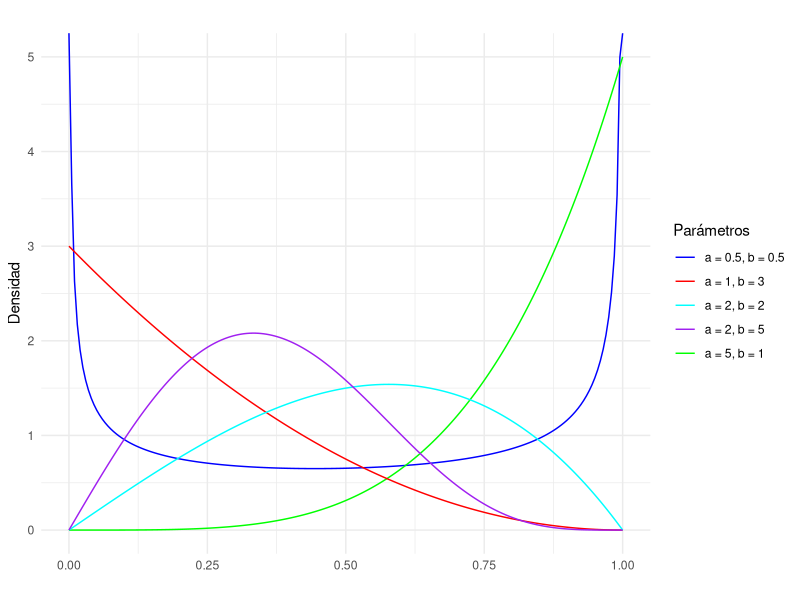
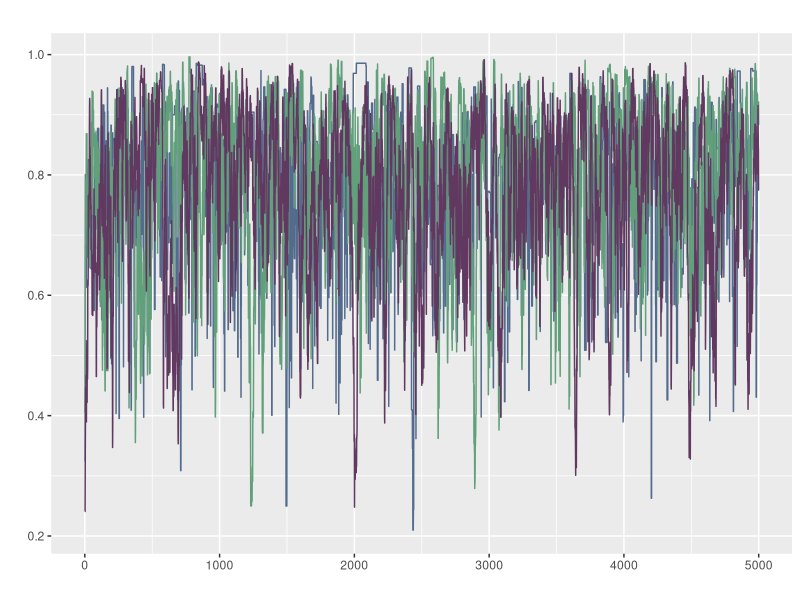
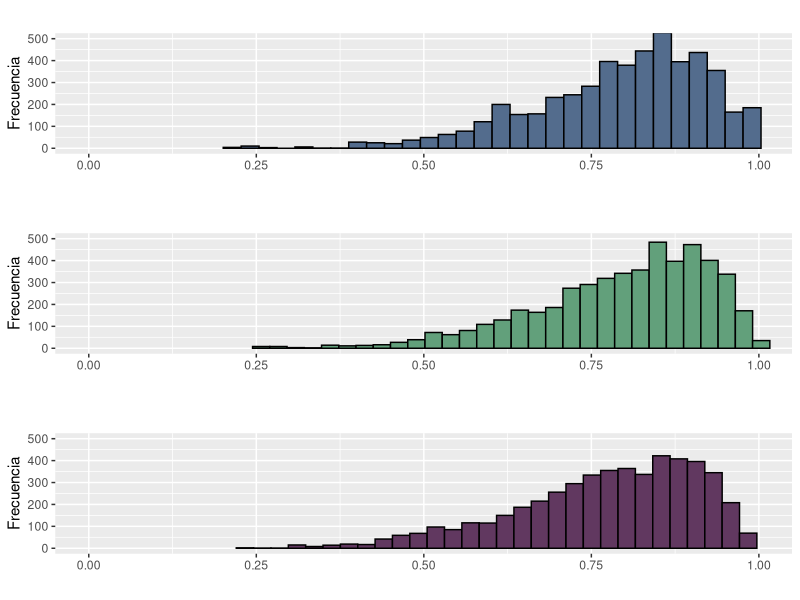
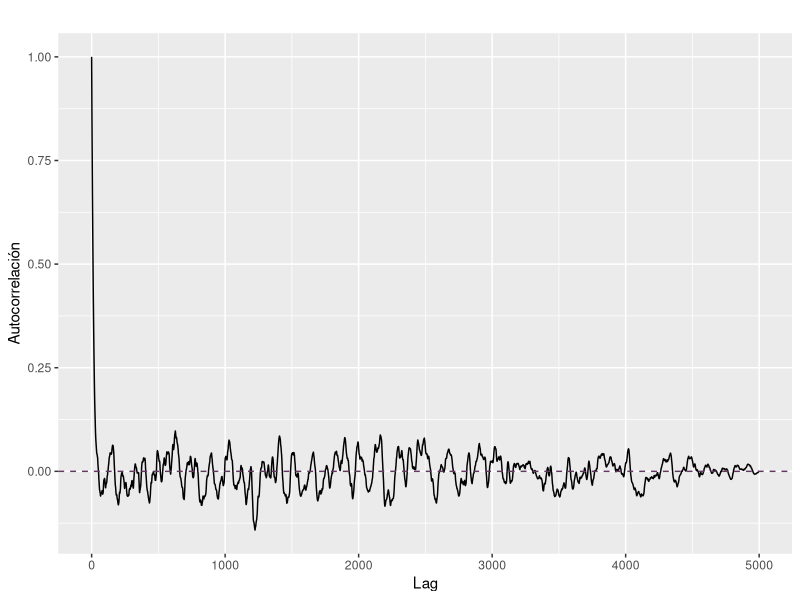
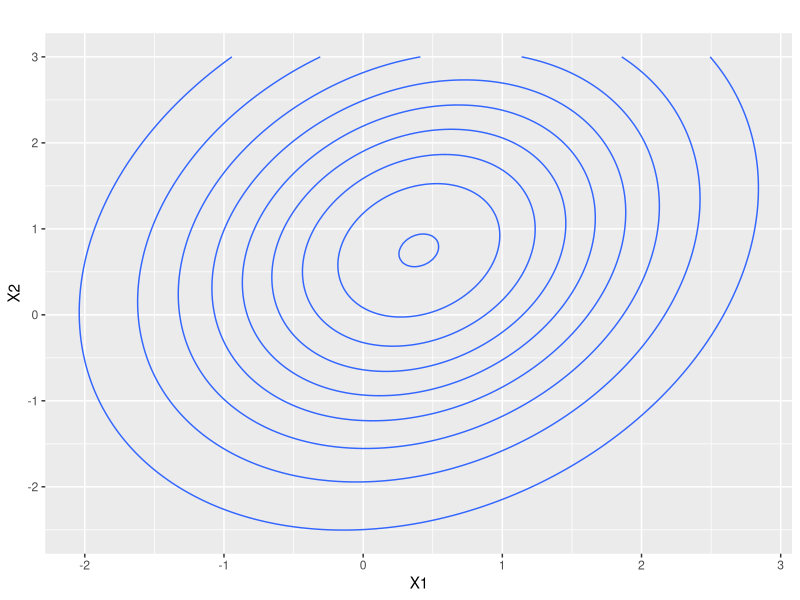
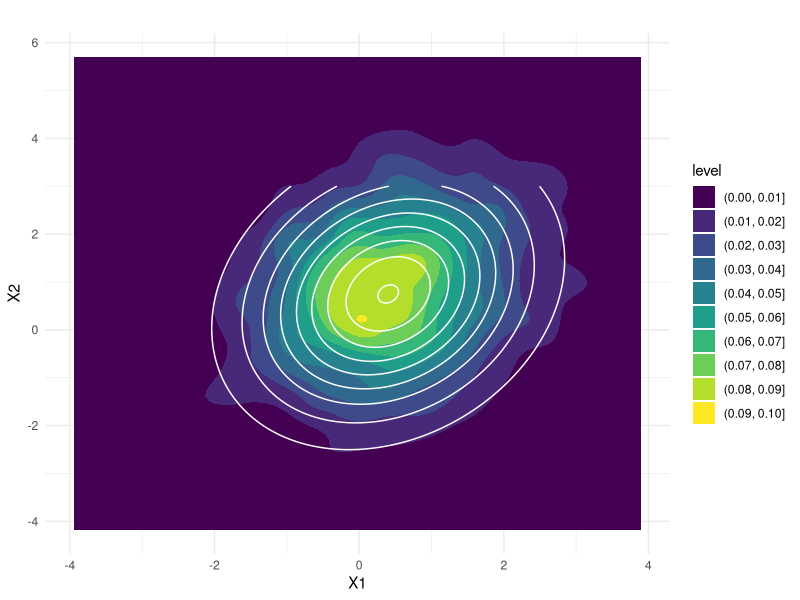
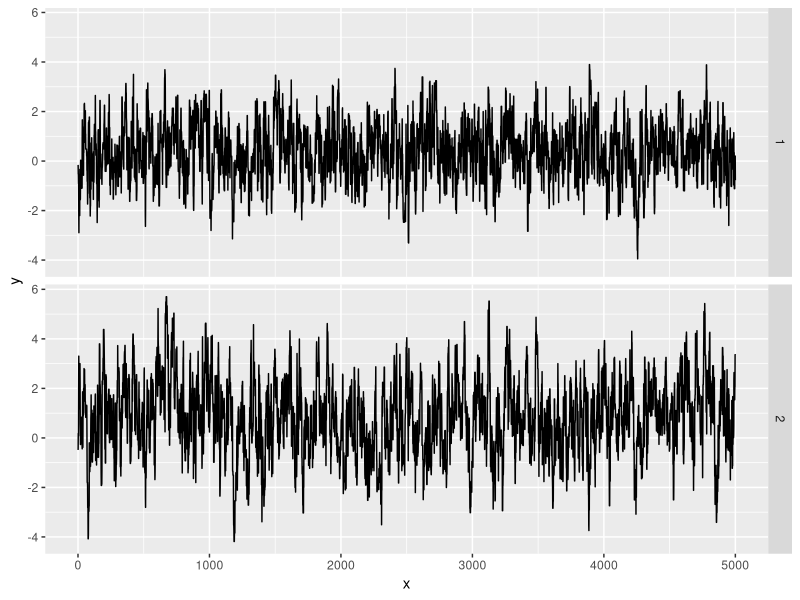
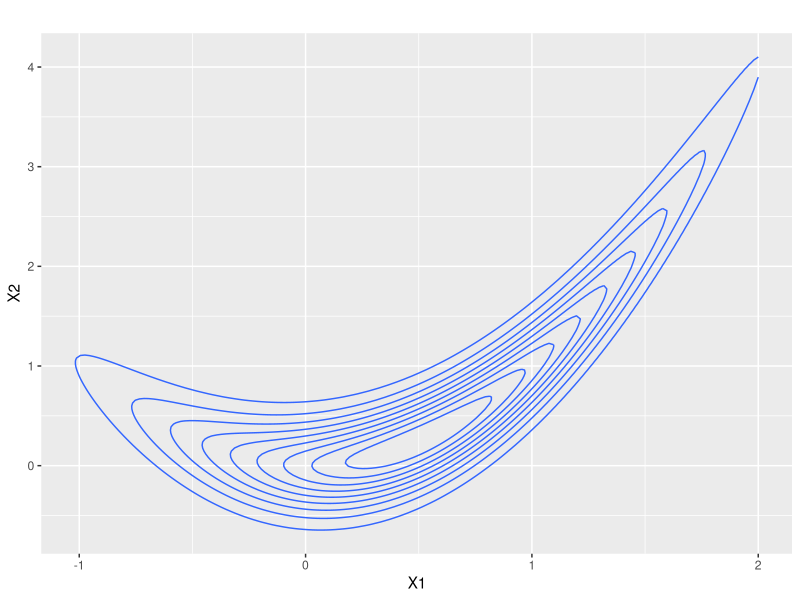

The R script that drew these images, in order:
## ---- chunk 1
#| label = parametros
set.seed(412)
knitr::opts_chunk$set(fig.align = "center")
## ---- chunk 2
#| label = librerias
library(ggplot2)
library(gridExtra)
library(kableExtra)
library(mvtnorm)
## ---- chunk 3
d_propuesta_def <- function(x, mean){
  dnorm(x, mean, sd= 1)
}

sample_mh <- function (d_objetivo, r_propuesta, d_propuesta = d_propuesta_def, p_inicial, n){
  stopifnot(n>0)
  muestras <- numeric(n)
  muestras[1]<-p_inicial
  for (i in 2:n) {
    p_actual <- muestras[i-1]
    p_nuevo <- r_propuesta(p_actual)
    f_actual <- d_objetivo(p_actual)
    f_nuevo <- d_objetivo(p_nuevo)
    
    q_actual <- d_propuesta(p_actual,mean=p_nuevo)
    q_nuevo <- d_propuesta(p_nuevo,mean=p_actual)
    
    alpha <- min(1, (f_nuevo/f_actual)*(q_actual/q_nuevo))
    
    aceptar <- rbinom(1,1, alpha)
    if (aceptar){
      muestras[i] <- p_nuevo
    } else {
      muestras[i] <- p_actual
    }
    
  }
  return ( muestras ) 
}
## ---- chunk 4
d_kumaraswamy <- function(x, a ,b){
  if(x<0 || x>1){
    f=0
  }else{
    f <- a*b*(x^(a-1))*(1-x^a)^(b-1)
  }
  return(f)
}
x<-seq(0,1, length.out= 200)
d_kumaraswamy.5.5 <- numeric(length(x))
d_kumaraswamy51<- numeric(length(x))
d_kumaraswamy13 <-numeric(length(x))
d_kumaraswamy22 <- numeric(length(x))
d_kumaraswamy25 <- numeric(length(x))
for (i in 1:length(x)) {
  d_kumaraswamy.5.5[i] <- d_kumaraswamy(x[i], 0.5, 0.5)
  d_kumaraswamy51[i] <- d_kumaraswamy(x[i], 5, 1)
  d_kumaraswamy13[i] <- d_kumaraswamy(x[i], 1, 3)
  d_kumaraswamy22[i] <- d_kumaraswamy(x[i], 2, 2)
  d_kumaraswamy25[i] <- d_kumaraswamy(x[i], 2, 5)
}


df <- data.frame(x,
                 d_kumaraswamy.5.5,
                 d_kumaraswamy51,
                 d_kumaraswamy13,
                 d_kumaraswamy22,
                 d_kumaraswamy25)
ggplot(df, aes(x = x)) +
  # Agregar las líneas para cada distribución
  geom_line(aes(y = d_kumaraswamy.5.5, color = "d_kumaraswamy.5.5")) +
  geom_line(aes(y = d_kumaraswamy51, color = "d_kumaraswamy51")) +
  geom_line(aes(y = d_kumaraswamy13, color = "d_kumaraswamy13")) +
  geom_line(aes(y = d_kumaraswamy22, color = "d_kumaraswamy22")) +
  geom_line(aes(y = d_kumaraswamy25, color = "d_kumaraswamy25")) +
  # Personalizar aspectos del gráfico
  labs(title = "",
       x = "",
       y = "Densidad") +
  scale_color_manual(values = c("d_kumaraswamy.5.5" = "blue",
                                 "d_kumaraswamy51" = "green",
                                 "d_kumaraswamy13" = "red",
                                 "d_kumaraswamy22" = "cyan",
                                 "d_kumaraswamy25" = "purple"),
                     labels = c("d_kumaraswamy.5.5" = "a = 0.5, b = 0.5",
                                "d_kumaraswamy51" = "a = 5, b = 1",
                                "d_kumaraswamy13" = "a = 1, b = 3",
                                "d_kumaraswamy22" = "a = 2, b = 2",
                                "d_kumaraswamy25" = "a = 2, b = 5")) +
  guides(color=guide_legend(title = "Parámetros"))+
  theme_minimal()
## ---- chunk 5
get_beta_pars <- function(mu, kappa){
  alpha <- mu *kappa
  beta <- (1-mu)*kappa
  return(list(alpha = alpha, beta = beta))
}
#graficar kumaraswamy 6 2, y una beta 8,2 para mostrar que son parecidas
d_objetivo <- function(x, a=6 ,b=2){
  if(x<0 || x>1){
    f=0
  }else{
    f <- a*b*(x^(a-1))*(1-x^a)^(b-1)
  }
  return(f)
}
kappas <- c(1,25,50)
n=5000
muestras <- matrix(nrow = n,ncol = length(kappas))
for (i in 1:3) {
  #p_inicial = runif(1) se agrega?
  r_propuesta <- function(x) {
    kappa <- kappas[i]
    pars <- get_beta_pars(x, kappa)
    rbeta(1, pars$alpha, pars$beta)
  }
  d_propuesta <- function(x, mean) {
    kappa <- kappas[i]
    pars <- get_beta_pars(mean, kappa)
    dbeta(x, pars$alpha, pars$beta)
  }
  p_inicial <- runif(1)
  
  muestras[,i] <- sample_mh(d_objetivo, r_propuesta, d_propuesta, p_inicial= p_inicial, n=n)
}


df <- as.data.frame(cbind(muestras, x=1:n))
ggplot(df, aes(x = x)) +
  geom_line(aes(y = V1), color = "#536C8D") +
  geom_line(aes(y = V2), color = "#62A07B") +
  geom_line(aes(y = V3), color = "#613860") +
  labs(x = "", y = "", title = "")

## ---- chunk 6
g1 <- ggplot(df, aes(x = V1)) +
  geom_histogram(color = "black", fill = "#536C8D", bins = 30) +
  labs(x = "", y = "Frecuencia", title = "")+
  coord_cartesian(xlim = c(0, 1), ylim = c(0, 500))

# Graficar histograma para V2
g2 <- ggplot(df, aes(x = V2)) +
  geom_histogram(color = "black", fill = "#62A07B", bins = 30) +
  labs(x = "", y = "Frecuencia", title = "")+
  coord_cartesian(xlim = c(0, 1), ylim = c(0, 500))

# Graficar histograma para V3
g3 <- ggplot(df, aes(x = V3)) +
  geom_histogram(color = "black", fill = "#613860", bins = 30) +
  labs(x = "", y = "Frecuencia", title = "")+
  coord_cartesian(xlim = c(0, 1), ylim = c(0, 500))

# Mostrar los histogramas en una sola columna
grid.arrange(g1, g2, g3, ncol = 1)
## ---- chunk 7
# averiguar si hay grafico para el correlograma

calcular_w <- function(x){
  mean(apply(x, 2, var))
}

calcular_b <- function(x){
  media_chain <- apply(x, 2, mean)
  var(media_chain) * nrow(x)
}

R_hat <- function(x){
  S <- nrow(x)
  M <- ncol(x)
  W <- calcular_w(x)
  B <- calcular_b(x)
  numerador <- (S-1)/S * W + (1 / S) * B
  sqrt(numerador / W)
}

R_hat(muestras)
## ---- chunk 8
corr <- acf(muestras[,3], plot = FALSE, lag = Inf)
N_eff <- function(x){
  n_eff <- numeric(ncol(x))
  for (i in 1:ncol(x)) {
    S <- nrow(x)
    autocorr <- acf(x[,i], plot = FALSE, lag = Inf)$acf
    limite <- which(autocorr<0.05)[1]
    
    denominador <- 1 + 2 * sum(autocorr[2:limite])
    n_eff[i] <- S / denominador  
  }
  return(n_eff)
}
N_eff(muestras)
data_corr = data.frame(x=corr$lag, y=corr$acf)
ggplot(data_corr)+
  aes(x=x,y=y)+
  geom_line()+
  geom_hline(yintercept = 0, linetype = "dashed", color = "#613860")+
  labs(x = "Lag", y = "Autocorrelación", title = "")
# no parecen muy bajos para 5k muestras
# YA GENERALICE LA N_eff 
## ---- chunk 9
medias <- c(mean(muestras[,1]),mean(muestras[,2]),mean(muestras[,3]))
percentiles<- rbind(quantile(muestras[,1], c(0.05, 0.95)),
                    quantile(muestras[,2], c(0.05, 0.95)),
                    quantile(muestras[,3], c(0.05, 0.95)))

tabla <-cbind(medias, percentiles)
colnames(tabla) <- c("Medias","Percentil 5", "Percentil 95")
rownames(tabla) <- c("Kappa = 1","Kappa = 25", "Kappa = 50")
kable(round(tabla,3))%>% 
  kable_styling(position = "center",full_width = FALSE) %>% 
  row_spec(0, bold = T, background = "#613860", color = "black") 
## ---- chunk 10
muestras_logit <- log(muestras/(1-muestras))
medias_logit <- c(mean(muestras_logit[,1]),mean(muestras_logit[,2]),mean(muestras_logit[,3]))
percentiles_logit <- rbind(quantile(muestras_logit[,1], c(0.05, 0.95)),
                    quantile(muestras_logit[,2], c(0.05, 0.95)),
                    quantile(muestras_logit[,3], c(0.05, 0.95)))

tabla_logit <-cbind(medias_logit, percentiles_logit)
colnames(tabla_logit) <- c("Medias","Percentil 5", "Percentil 95")
rownames(tabla_logit) <- c("Kappa = 1","Kappa = 25", "Kappa = 50")
kable(round(tabla_logit,3))%>% 
  kable_styling(position = "center",full_width = FALSE) %>% 
  row_spec(0, bold = T, background = "#613860", color = "black") 
## ---- chunk 11
sample_mh_2d <- function (d_objetivo, r_propuesta, d_propuesta, p_inicial, n, sigma_prop){
  stopifnot(n>0)
  muestras <- matrix(nrow = n, ncol = length(p_inicial))
  muestras[1,]<-p_inicial
  for (i in 2:n) {
    p_actual <- muestras[i-1,]
    p_nuevo <- r_propuesta(p_actual)
    f_actual <- d_objetivo(p_actual)
    f_nuevo <- d_objetivo(p_nuevo)
    
    q_actual <- d_propuesta(p_actual,mean=p_nuevo)
    q_nuevo <- d_propuesta(p_nuevo,mean=p_actual)
    
    alpha <- min(1, (f_nuevo/f_actual)*(q_actual/q_nuevo))
    
    aceptar <- rbinom(1,1, alpha)
    if (aceptar){
      muestras[i,] <- p_nuevo
    } else {
      muestras[i,] <- p_actual
    }
    
  }
  return ( muestras ) 
}


## ---- chunk 12
mu_obj <- c(0.4, 0.75)
sigma_obj <- matrix(c(1.35, 0.4, 0.4, 2.4), ncol = 2)

sigma_prop <- diag(2) #preguntar esto

d_objetivo <- function(x) dmvnorm(x, mean = mu_obj, sigma = sigma_obj)
r_propuesta <- function(x) rmvnorm(1, mean = x, sigma = sigma_prop)
d_propuesta <- function(x, mean) dmvnorm(x, mean = mean, sigma = sigma_prop)

df_grilla <- expand.grid(x = seq(-3, 3, length.out = 200), seq(-3, 3, length.out = 200))
df_grilla$z <- d_objetivo(as.matrix(df_grilla))

ggplot(df_grilla)+
  aes(x = x, y = Var2, z = z)+
  stat_contour()+
  labs(title = "",
       x = "X1",
       y = "X2")

muestras_2d <- sample_mh_2d(d_objetivo, r_propuesta, d_propuesta, p_inicial=c(runif(1,-2,3),runif(1,-2,3)), n=5000)

muestras_2d_df <- as.data.frame(muestras_2d)
ggplot(muestras_2d_df, aes(x = V1, y = V2)) +
  geom_density_2d(fill = "skyblue", alpha = 0.7) +
  geom_density2d_filled()+
  #geom_point(data = muestras_2d_df, aes(x = V1, y = V2), color = "cyan2", alpha = 0.05) +
  labs(title = "",
       x = "X1",
       y = "X2") +
  stat_contour(aes(x = x, y = Var2, z = z), data = df_grilla, color = "white")+
  theme_minimal()

# p_inicial = rmvnorm(1,mean=c(1,1)) ?
## ---- chunk 13

########################
plot_trace <- function(x, y){
  n <-length(x)
  df <- data.frame(x = rep(1:n, 2), y = c(x, y), dimension = rep(1:2, each = n))
  ggplot(df)+
    geom_line(aes(x = x, y = y))+
    facet_grid(rows = vars(dimension))
}  

plot_trace(muestras_2d_df$V1, muestras_2d_df$V2)

#Número efectivo de muestras
N_eff(muestras_2d)
## ---- chunk 14
#| label = probs
probs <- numeric(3)
# x1 > 1 ; x2 < 0
mu_filtradas <- muestras_2d[muestras_2d[,1] > 1 & muestras_2d[,2] < 0,]
probs[1] <- nrow(mu_filtradas) / nrow(muestras_2d)
# x1 > 1 ; x2 > 2 
mu_filtradas <- muestras_2d[muestras_2d[,1] > 1 & muestras_2d[,2] > 2,]
probs[2] <- nrow(mu_filtradas) / nrow(muestras_2d)
# x1 > .4 ; x2 > .75
mu_filtradas <- muestras_2d[muestras_2d[,1] > .4 & muestras_2d[,2] > .75,]
probs[3] <- nrow(mu_filtradas) / nrow(muestras_2d)
probs #no se si esto esta bien gente
## ---- chunk 15
# Monte Carlo generamos aleatorios y hace sumatoria
# Genera un gran número de muestras bivariadas
n <- 5000
muestras_2d_mc <- rmvnorm(n, mean = mu_obj, sigma = sigma_obj)
p_exacta <- numeric(3)
p_mc <- numeric(3)
# x1 > 1 ; x2 < 0
mu_filtradas <- muestras_2d_mc[muestras_2d_mc[,1] > 1 & muestras_2d_mc[,2] < 0,]
p_mc[1] <- nrow(mu_filtradas) / nrow(muestras_2d_mc)
p_exacta[1] <- pmvnorm(lower = c(1, -Inf), upper = c(Inf,0), mean = mu_obj, sigma=sigma_obj)
# x1 > 1 ; x2 > 2 
mu_filtradas <- muestras_2d_mc[muestras_2d_mc[,1] > 1 & muestras_2d_mc[,2] > 2,]
p_mc[2] <- nrow(mu_filtradas) / nrow(muestras_2d_mc)
p_exacta[2] <- pmvnorm(lower = c(1, 2), upper = c(Inf,Inf), mean = mu_obj, sigma=sigma_obj)
# x1 > .4 ; x2 > .75
mu_filtradas <- muestras_2d_mc[muestras_2d_mc[,1] > .4 & muestras_2d_mc[,2] > .75,]
p_mc[3] <- nrow(mu_filtradas) / nrow(muestras_2d_mc)
p_exacta[3] <- pmvnorm(lower = c(.4, .75), upper = c(Inf,Inf), mean = mu_obj, sigma=sigma_obj)

probs
p_mc
round(p_exacta, 4)#no se si esto esta bien gente
## ---- chunk 16
#Método de la grilla
grilla= numeric(3)
grilla[1]=sum(df_grilla$z[df_grilla$x>1 & df_grilla$Var2<0])/ sum(df_grilla$z)
grilla[2]=sum(df_grilla$z[df_grilla$x>1 & df_grilla$Var2>2])/ sum(df_grilla$z)
grilla[3]=sum(df_grilla$z[df_grilla$x>0.4 & df_grilla$Var2>0.75])/ sum(df_grilla$z)

data_probs= cbind(muestras=probs, mc= p_mc, grilla= grilla, exacto= p_exacta)

colnames(data_probs) <- c("Muestras","Montecarlo", "Grilla","Prob. Exacta")
rownames(data_probs) <- c("P(X1> 1, X2< 0)","P(X1> 1, X2> 2)", "P(X1> 0.4, X2> 0.75)")
kable(round(data_probs,4))%>% 
  kable_styling(position = "center",full_width = FALSE) %>% 
  row_spec(0, bold = T, background = "#613860", color = "black") 

## ---- chunk 17
a <- 0.5
b <- 5
sigma_prop1 <- matrix(c(4,1,1,4), ncol = 2)
sigma_prop2 <- diag(2)
sigma_prop3 <- matrix(c(2,-2,-2,5), ncol = 2)

d_objetivo <- function(x) exp(-((a-x[1])^2+b*(x[2]-(x[1])^2)^2))
r_propuesta <- function(x) rmvnorm(1, mean = x, sigma = sigma_prop2)
d_propuesta <- function(x, mean) dmvnorm(x, mean = mean, sigma = sigma_prop2)

df_grilla <- expand.grid(x = seq(-2, 2, length.out = 200), seq(-1, 5, length.out = 200))
for(i in 1:40000){ 
df_grilla$z[i] <- d_objetivo(c(df_grilla$x[i], df_grilla$Var2[i]))
}

ggplot(df_grilla)+
 aes(x = x, y = Var2, z = z)+
 stat_contour()+
 labs(title = "",
      x = "X1",
      y = "X2")

muestras_2d2 <- sample_mh_2d(d_objetivo, r_propuesta, d_propuesta, p_inicial= c(runif(1,0,1), runif(1,-0.5, 1)), n=5000)

muestras_2d2_df <- as.data.frame(muestras_2d2)
ggplot(muestras_2d2_df, aes(x = V1, y = V2)) +
  geom_density_2d(fill = "skyblue", alpha = 0.7) +
  geom_density2d_filled()+
  #geom_point(data = muestras_2d_df, aes(x = V1, y = V2), color = "cyan2", alpha = 0.05) +
  labs(title = "",
       x = "X1",
       y = "X2") +
  theme_minimal()

r_propuesta <- function(x) rmvnorm(1, mean = x, sigma = sigma_prop1)
d_propuesta <- function(x, mean) dmvnorm(x, mean = mean, sigma = sigma_prop1)

muestras_2d1 <- sample_mh_2d(d_objetivo, r_propuesta, d_propuesta, p_inicial= c(runif(1,0,1), runif(1,-0.5, 1)), n=5000)

muestras_2d1_df <- as.data.frame(muestras_2d1)
ggplot(muestras_2d1_df, aes(x = V1, y = V2)) +
  geom_density_2d(fill = "skyblue", alpha = 0.7) +
  geom_density2d_filled()+
  #geom_point(data = muestras_2d_df, aes(x = V1, y = V2), color = "cyan2", alpha = 0.05) +
  labs(title = "",
       x = "X1",
       y = "X2") +
  theme_minimal()

r_propuesta <- function(x) rmvnorm(1, mean = x, sigma = sigma_prop3)
d_propuesta <- function(x, mean) dmvnorm(x, mean = mean, sigma = sigma_prop3)

muestras_2d3 <- sample_mh_2d(d_objetivo, r_propuesta, d_propuesta, p_inicial= c(runif(1,0,1), runif(1,-0.5, 1)), n=5000)

muestras_2d3_df <- as.data.frame(muestras_2d3)
ggplot(muestras_2d3_df, aes(x = V1, y = V2)) +
  geom_density_2d(fill = "skyblue", alpha = 0.7) +
  geom_density2d_filled()+
  #geom_point(data = muestras_2d_df, aes(x = V1, y = V2), color = "cyan2", alpha = 0.05) +
  labs(title = "",
       x = "X1",
       y = "X2") +
  theme_minimal()
# TODO: preguntarle a los chicos que cambia en estas tres para poner todo en un bucle
## ---- chunk 18
# Añadir una columna para indicar la cadena
muestras_2d1_df$cadena <- "Muestra 1"
muestras_2d2_df$cadena <- "Muestra 2"
muestras_2d3_df$cadena <- "Muestra 3"

muestra1 <- muestras_2d1_df
muestra2 <- muestras_2d2_df
muestra3 <- muestras_2d3_df
#TODO: esto esta de más, preguntar si se puede sacar

# Unir las muestras en un solo dataframe
df <- rbind(muestra1, muestra2, muestra3)

# Graficar las trayectorias
ggplot(df, aes(x = V1, y = V2, color = cadena)) +
  geom_point() +
  labs(x = "X1", y = "X2", title = "Trayectorias de las cadenas de Metropolis-Hastings")+
  scale_color_manual(values= c("#536C8D","#62A07B","#613860"))
## ---- chunk 19
#Trace plot y gráfico de autocorrelación
# TODO: yo mantendria los colores de muestra 1 2 y 3 como arriba
n=5000
df1 <- as.data.frame(cbind(muestras_2d1_df$V1,muestras_2d2_df$V1,muestras_2d3_df$V1, x=1:n))
tp1=ggplot(df1, aes(x=x)) +
  geom_line(aes(y = V1), color = "#536C8D") +
  geom_line(aes(y = V2), color = "#62A07B") +
  geom_line(aes(y = V3), color = "#613860") +
  labs(x = "X1", y = "", title = "")

df2 <- as.data.frame(cbind(muestras_2d1_df$V2,muestras_2d2_df$V2,muestras_2d3_df$V2, x=1:n))
tp2=ggplot(df2, aes(x=x)) +
  geom_line(aes(y = V1), color = "#536C8D") +
  geom_line(aes(y = V2), color = "#62A07B") +
  geom_line(aes(y = V3), color = "#613860") +
  labs(x = "X2", y = "", title = "")

grid.arrange(tp1, tp2, ncol=1)

corr11 <- acf(muestras_2d1_df[,1], plot = FALSE, lag = Inf)
corr12 <- acf(muestras_2d1_df[,2], plot = FALSE, lag = Inf)
corr21 <- acf(muestras_2d2_df[,1], plot = FALSE, lag = Inf)
corr22 <- acf(muestras_2d2_df[,2], plot = FALSE, lag = Inf)
corr31 <- acf(muestras_2d3_df[,1], plot = FALSE, lag = Inf)
corr32 <- acf(muestras_2d3_df[,2], plot = FALSE, lag = Inf)

corr_x1=data.frame(lag= c(corr11$lag, corr21$lag, corr31$lag),
           acf= c(corr11$acf, corr21$acf, corr31$acf),
           cadena= rep(c("Muestra 1", "Muestra 2", "Muestra 3"), each=5000))

corr_x2=data.frame(lag= c(corr12$lag, corr22$lag, corr32$lag),
           acf= c(corr12$acf, corr22$acf, corr32$acf),
           cadena= rep(c("Muestra 1", "Muestra 2", "Muestra 3"), each=5000))

grafico_corr_x1= ggplot(corr_x1)+
  aes(x=lag,y=acf, color=cadena)+
  geom_line()+
  labs(x = "Lag", y = "Autocorrelación", title = "")+
  scale_color_manual(values= c("#536C8D","#62A07B","#613860"))

grafico_corr_x2= ggplot(corr_x2)+
  aes(x=lag,y=acf, color=cadena)+
  geom_line()+
  labs(x = "Lag", y = "Autocorrelación", title = "")+
  scale_color_manual(values= c("#536C8D","#62A07B","#613860"))

grid.arrange(grafico_corr_x1,grafico_corr_x2, ncol=1)

#Calculamos el n eff de muestras para ver que muestra resulto mejor
round(N_eff(muestras_2d1),2)
round(N_eff(muestras_2d2),2)
round(N_eff(muestras_2d3),2)
## ---- chunk 20
# Ej 10
# Calculamos las probabilidades con la segunda muestra, la cual presenta el mayor número efectivo de muestras
probs <- numeric(3)
# 0 < x1 < 1  ;0 < x2 < 1
mu_filtradas <- muestras_2d2[muestras_2d2[,1] > 0 & muestras_2d2[,1] < 1 & muestras_2d2[,2] > 0 & muestras_2d2[,2] < 1,]
probs[1] <- nrow(mu_filtradas) / nrow(muestras_2d2)
# -1 < x1 < 0  ;0 < x2 < 1 
mu_filtradas <- muestras_2d2[muestras_2d2[,1] > -1 & muestras_2d2[,1] < 0 & muestras_2d2[,2] > 0 & muestras_2d2[,2] < 1,]
probs[2] <- nrow(mu_filtradas) / nrow(muestras_2d2)
# 1 < x1 < 2 ;2 < x2 < 3
mu_filtradas <- muestras_2d2[muestras_2d2[,1] > 1 & muestras_2d2[,1] < 2 & muestras_2d2[,2] > 2 & muestras_2d2[,2] < 3,]
probs[3] <- nrow(mu_filtradas) / nrow(muestras_2d2)
probs
## ---- chunk 21
#Ej 11
#Método de la grilla
grilla= numeric(3)
grilla[1]=sum(df_grilla$z[df_grilla$x>0 & df_grilla$x<1 & df_grilla$Var2>0 & df_grilla$Var2<1])/ sum(df_grilla$z)
grilla[2]=sum(df_grilla$z[df_grilla$x>-1 & df_grilla$x<0 & df_grilla$Var2>0 & df_grilla$Var2<1])/ sum(df_grilla$z)
grilla[3]=sum(df_grilla$z[df_grilla$x>1 & df_grilla$x<2 & df_grilla$Var2>2 & df_grilla$Var2<3])/ sum(df_grilla$z)

data_probs= cbind(muestras=probs,grilla= grilla)

colnames(data_probs) <- c("Muestras","Grilla")
rownames(data_probs) <- c("P(0< X1 < 1,0 < X2< 1)","P(-1 < X1 < 0,0 < X2 < 1)", "P(1 < X1 < 2,2 < X2 < 3)")
kable(round(data_probs,4))%>% 
  kable_styling(position = "center",full_width = FALSE) %>% 
  row_spec(0, bold = T, background = "#613860", color = "black") 
